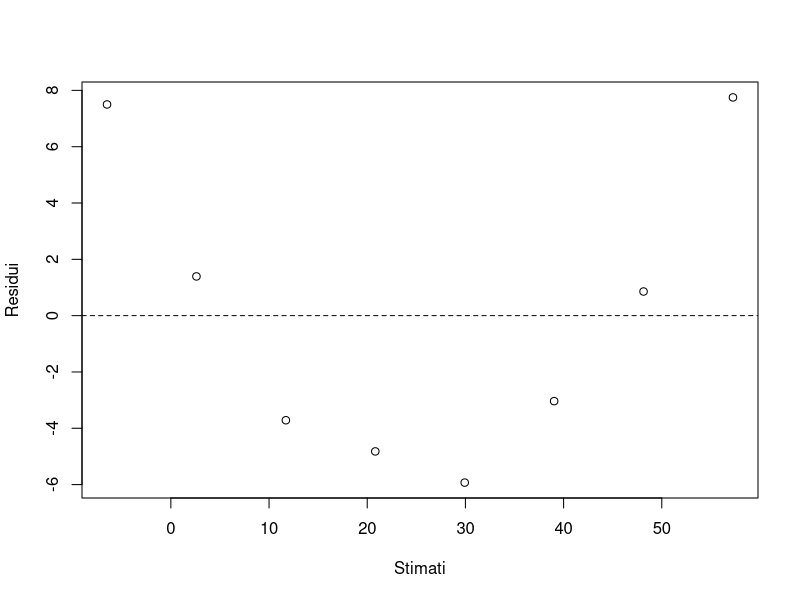

Write the R code that produced this figure.
# Dati didattici con curvatura
x <- 1:8
y <- c(1, 4, 8, 16, 24, 36, 49, 65)
fit <- lm(y ~ x)
plot(fitted(fit), resid(fit),
  xlab = "Stimati", ylab = "Residui")
abline(h = 0, lty = 2)
